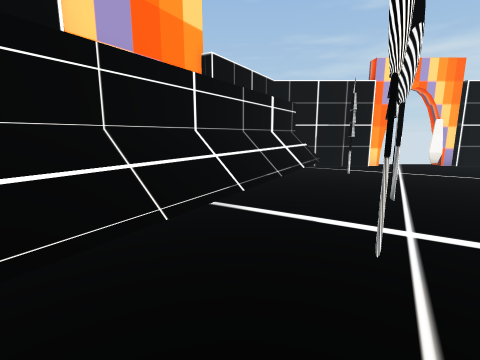
view 1 (above)

20 first-person views from a walk through a 3-D level made in the Unity game engine. The camera is 1.5 m above the floor, tilts 10° down and sees 85° across. The floor is counted in squares, 1 m on a side. Each view is taken from the middle of a square. On the plan, view 1 faces up. The plan holds only what a view shows up to about 14 squares ahead; the rest is blank. The place goes on beyond the plan. The player is left out. Some surface patterns are stand-ins.

view 2
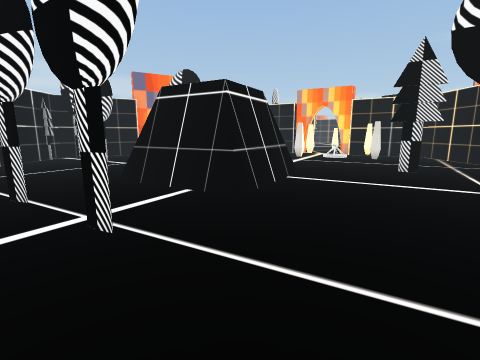

view 3
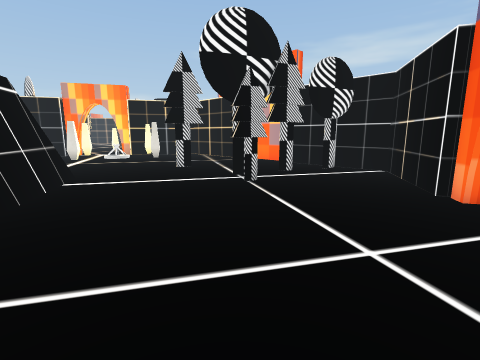

view 4
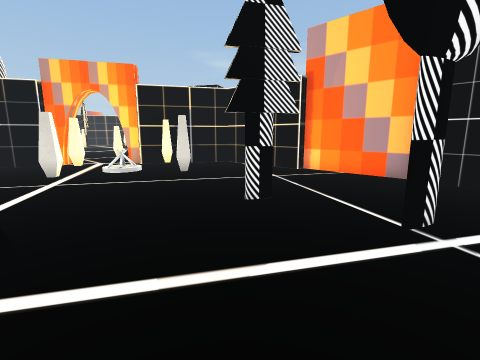

view 5
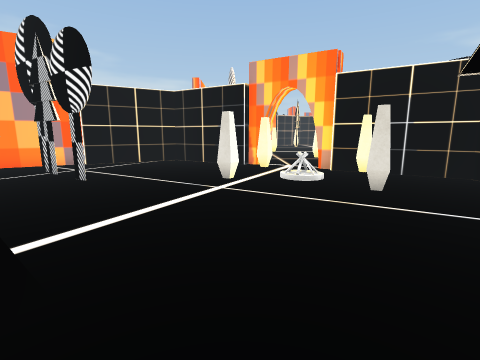

view 6
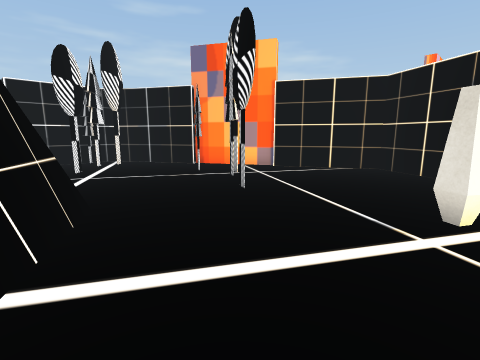

view 7
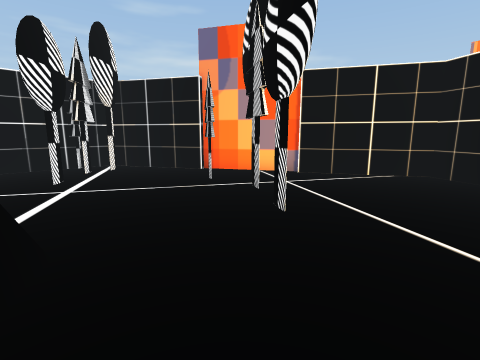

view 8
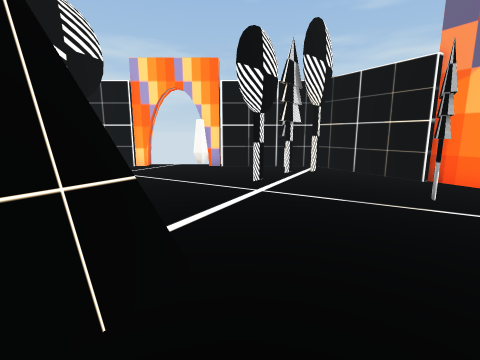

view 9
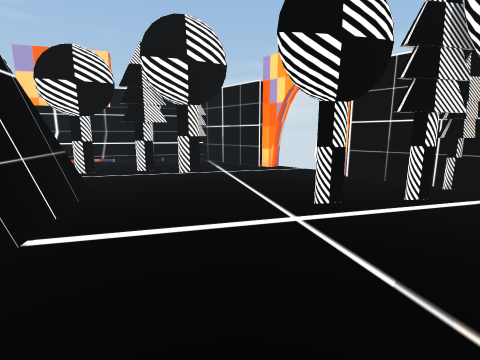

view 10
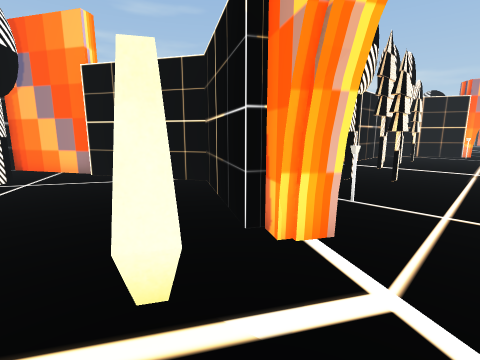

view 11
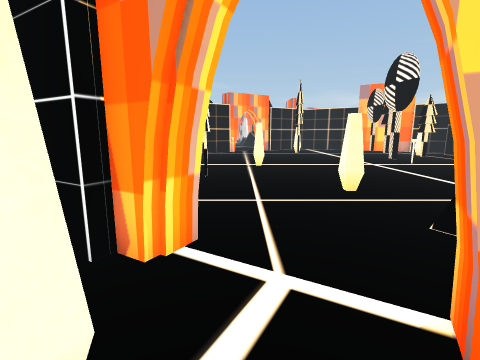

view 12
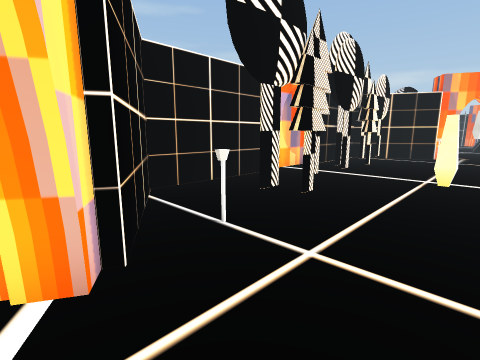

view 13
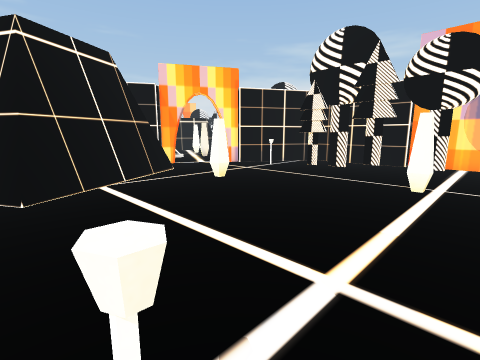

view 14
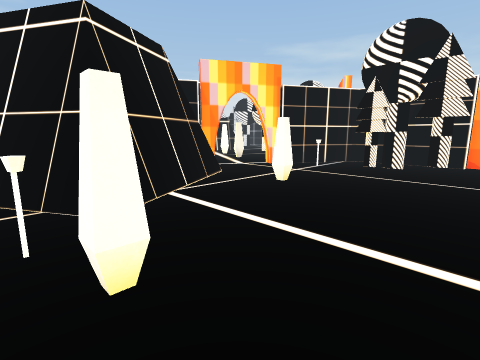

view 15
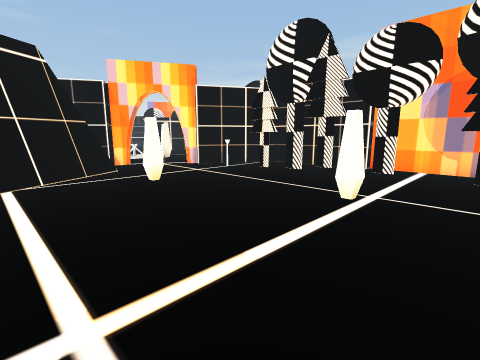

view 16
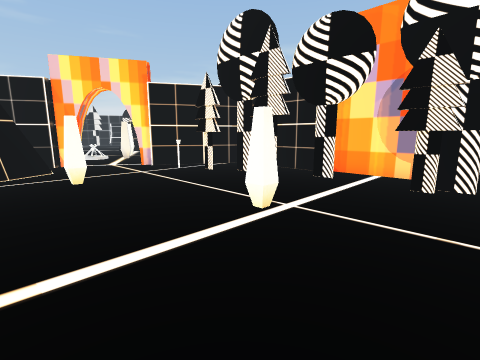

view 17
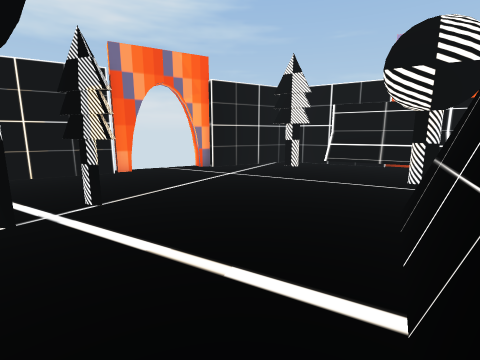

view 18
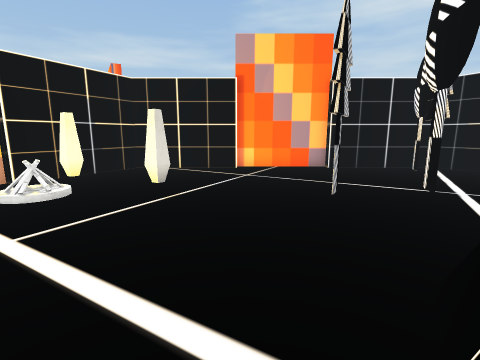

view 19
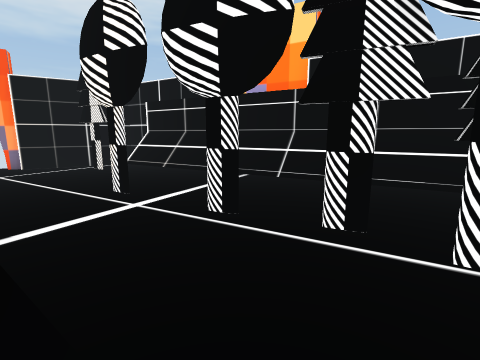

view 20
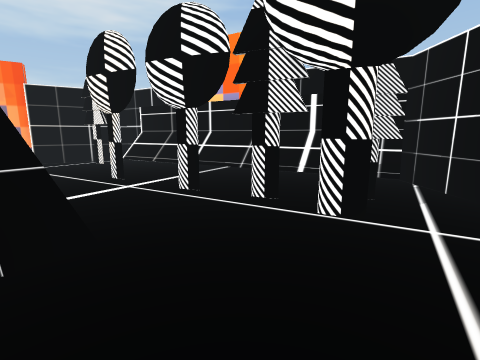

### Floor plan
Key: @ floor where view 1 was taken; # wall or solid block; . floor; = window, fence, low wall or low ledge; ^ raised ledge; O other object.
Columns run from 5 left of view 1 to 32 right of it. Each row starts with its distance up from view 1.
 13            #  ###
 12       ######....##O##
 11       ^^O..........O##
 10      #^O.O........O..##
  9     #^^O..O...........#
  8    ##^O..O.......O....##
  7    #^^O................##
  6   #^^O..O...........OO..#
  5   #^O.......O........OO.#
  4   ^^O......OOO......O...##
  3 ##^O...O...OOOOO.........##
  2 #.#O......OO  OO...O......#
  1 #.........OOO O...........#
  0 #.O..@.....OOOO...........############
 -1 #............O...........###........O.
 -2 ##.......................##...O.......
 -3  ##................#....##.....O.O.OO.
 -4  ##...................#.##.O.OO.......
 -5    ......O...O......O.................
 -6    #......O......#................#...
 -7    ##....O...........###.............
 -8     ##...............###.=..#.......
 -9      #..O............#   #..........
-10      ##.............##   ##......... .
-11       ###############     #.........
-12                           ##.........
-13                           ##........
-14                          ###..# ..O.OO
-15                          #...O   ...O

Positions as (right, up) in squares from view 1, and headings:
1: (0, 0), facing up
2: (-2, 1), facing right
3: (-2, 1), facing down-right
4: (4, -1), facing down-right
5: (6, -3), facing right
6: (9, -3), facing up-right
7: (10, -1), facing up-right
8: (11, 0), facing up
9: (14, 3), facing up-left
10: (16, -6), facing up-right
11: (16, -5), facing right
12: (19, -7), facing up-right
13: (30, -14), facing up-left
14: (28, -15), facing up-left
15: (31, -12), facing up-left
16: (32, -10), facing up-left
17: (9, -2), facing left
18: (10, 1), facing down
19: (8, 6), facing left
20: (10, 7), facing left
